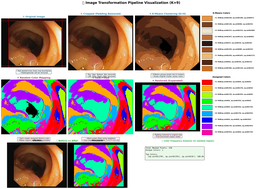
#> input picture asim/transformation_pipeline_visualization.png, 256 x 189 px, shrunk from 3203 x 2359 before the run
$ python kmeans_k_iteration.py --image transformation_pipeline_visualization.png
#> lines starting #> are read from the running program, lines starting #| are printed output that depends on the picture; after the words box and inside, x2 and y2 are one past the last pixel; in counts of white or black regions, pixels touching at a corner belong together
"""
K-Means Dissection: Iterate K from 3 to 9 on a single image
and save the results to a 'result' folder.

Usage:
    python kmeans_k_iteration.py                         # uses default image subi/1.png
    python kmeans_k_iteration.py --image path/to/img.png # uses a custom image
"""

import numpy as np
import matplotlib.pyplot as plt
from PIL import Image
import cv2
import os
import argparse
from collections import Counter
from sklearn.cluster import KMeans


# ============================================
# FUNCTIONS (from kmeandisection.ipynb)
# ============================================

def load_image(path):
    img = Image.open(path)
    img_array = np.array(img)
    if len(img_array.shape) == 3 and img_array.shape[2] == 4:
        img_array = img_array[:, :, :3]
    return img_array


def crop_border(img_array, tolerance=20):
    h, w = img_array.shape[:2]
    corners = [img_array[0, 0], img_array[0, w - 1],
               img_array[h - 1, 0], img_array[h - 1, w - 1]]
    border_color = np.mean(corners, axis=0).astype(np.uint8)

    def is_border(pixel):
        return np.all(np.abs(pixel.astype(int) - border_color.astype(int)) <= tolerance)

    def is_border_line(line, threshold=0.9):
        return sum(1 for p in line if is_border(p)) / len(line) > threshold

    top, bottom, left, right = 0, h - 1, 0, w - 1
    for i in range(h):
        if not is_border_line(img_array[i, :]):
            top = i
            break
    for i in range(h - 1, -1, -1):
        if not is_border_line(img_array[i, :]):
            bottom = i
            break
    for j in range(w):
        if not is_border_line(img_array[:, j]):
            left = j
            break
    for j in range(w - 1, -1, -1):
        if not is_border_line(img_array[:, j]):
            right = j
            break

    return img_array[top:bottom + 1, left:right + 1], border_color, (top, bottom, left, right)


def kmeans_cluster(img_array, k, border_color, tolerance=20):
    pixels = img_array.reshape(-1, 3)

    def is_border(p):
        return np.all(np.abs(p.astype(int) - border_color.astype(int)) <= tolerance)

    non_border_mask = np.array([not is_border(p) for p in pixels])
    non_border_pixels = pixels[non_border_mask]

    if len(non_border_pixels) == 0:
        return np.full(len(pixels), -1), np.zeros((k, 3), dtype=np.uint8)

    kmeans = KMeans(n_clusters=k, random_state=42, n_init=10)
    kmeans.fit(non_border_pixels)

    labels = np.full(len(pixels), -1)
    labels[non_border_mask] = kmeans.predict(non_border_pixels)

    return labels, kmeans.cluster_centers_.astype(np.uint8)


def generate_random_colors(k):
    colors = []
    for i in range(k):
        hue = int(180 * i / k)
        hsv = np.uint8([[[hue, 255, 255]]])
        rgb = cv2.cvtColor(hsv, cv2.COLOR_HSV2RGB)[0][0]
        colors.append(tuple(rgb))
    return colors


def create_clustered_image(shape, labels, random_colors):
    h, w = shape[:2]
    random_img = np.zeros((h * w, 3), dtype=np.uint8)
    for i in range(h * w):
        if labels[i] >= 0:
            random_img[i] = random_colors[labels[i]]
    return random_img.reshape(h, w, 3)


def fill_holes(img, box_sizes=[3, 5, 7, 11, 15]):
    filled = img.copy()
    h, w = img.shape[:2]
    black_mask = np.all(filled <= 10, axis=2)
    positions = list(zip(*np.where(black_mask)))
    cx, cy = h // 2, w // 2
    positions.sort(key=lambda p: (p[0] - cx) ** 2 + (p[1] - cy) ** 2)

    for i, j in positions:
        for box in box_sizes:
            half = box // 2
            t, b = max(0, i - half), min(h, i + half + 1)
            l, r = max(0, j - half), min(w, j + half + 1)
            neighborhood = filled[t:b, l:r].reshape(-1, 3)
            non_black = [tuple(p) for p in neighborhood if np.any(p > 10)]
            if non_black:
                filled[i, j] = Counter(non_black).most_common(1)[0][0]
                break
    return filled


def restore_to_original_shape(processed_img, original_shape, crop_bounds):
    top, bottom, left, right = crop_bounds
    h, w = original_shape[:2]
    restored = np.zeros((h, w, 3), dtype=np.uint8)
    restored[top:bottom + 1, left:right + 1] = processed_img
    return restored


def process_image_for_k(input_path, k):
    """Process a single image with a given K, return the result array."""
    original = load_image(input_path)
    cropped, border_color, crop_bounds = crop_border(original)
    labels, centers = kmeans_cluster(cropped, k, border_color)
    random_colors = generate_random_colors(k)
    kmeans_rand = create_clustered_image(cropped.shape, labels, random_colors)
    filled = fill_holes(kmeans_rand)
    restored = restore_to_original_shape(filled, original.shape, crop_bounds)
    return original, restored


# ============================================
# MAIN: iterate K from 3 to 9
# ============================================

def main():
    parser = argparse.ArgumentParser(
        description="Run K-Means dissection on a single image for K=3..9 and save results."
    )
    parser.add_argument(
        "--image", type=str, default="subi/1.png",
        help="Path to the input image (default: subi/1.png)"
    )
    parser.add_argument(
        "--output", type=str, default="result",
        help="Output folder for results (default: result)"
    )
    args = parser.parse_args()

    input_path = args.image
    output_folder = args.output

    if not os.path.isfile(input_path):
        print(f"Error: image not found at '{input_path}'")
        return

    os.makedirs(output_folder, exist_ok=True)

    k_values = list(range(3, 10))  # K = 3, 4, 5, 6, 7, 8, 9
    results = {}

    print(f"Processing '{input_path}' with K = {k_values} ...")
    for k in k_values:
        print(f"  K={k} ...", end=" ", flush=True)
        original, restored = process_image_for_k(input_path, k)
#> in load_image, img is the input picture: PIL image 256x189 RGBA; mean R, G, B, A 173.1, 158.1, 150.2, 255
#> in crop_border, `corners = [img_array[0, 0], img_array[0, w - 1], img_array[h - 1, 0], ..`: corners = [[255, 255, 255], [255, 255, 255], [255, 255, 255], [255, 255, 255]]
#> in crop_border, `border_color = np.mean(corners, axis=0).astype(np.uint8)`: border_color = [255, 255, 255]
#> the loop in crop_border, `for i in range(h):` made 2 passes
#> top on pass 2: 1
#> the loop in crop_border, `for i in range(h - 1, -1, -1):` made 2 passes
#> bottom on pass 2: 187
#> the loop in crop_border, `for j in range(w):` made 2 passes
#> the loop in crop_border, `for j in range(w - 1, -1, -1):` made 4 passes
#> right on pass 4: 252
#> in process_image_for_k, `cropped, border_color, crop_bounds = crop_border(original)`:
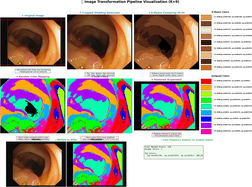
#> cropped: shape (187, 252, 3); mean R, G, B 171, 155.6, 147.4
#> in process_image_for_k, `cropped, border_color, crop_bounds = crop_border(original)`: crop_bounds = (1, 187, 1, 252)
#> in process_image_for_k, `labels, centers = kmeans_cluster(cropped, k, border_color)`: centers = [[52, 56, 21], [138, 157, 202], [215, 107, 49]]
#> in create_clustered_image, `return random_img.reshape(h, w, 3)`:
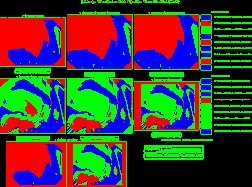
#> returned value: shape (187, 252, 3); mean of channels 0, 1, 2 58, 64.7, 50.4; drawn as R, G, B
#> in fill_holes, `black_mask = np.all(filled <= 10, axis=2)`:
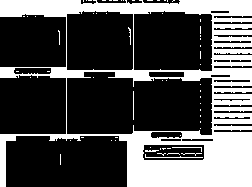
#> black_mask: shape (187, 252) bool; 32.1% white; 63 white regions (56 under 20 px), largest, box (x1, y1, x2, y2) and area: (0, 0, 252, 187) 14760, (145, 154, 203, 158) 62, (172, 147, 202, 152) 34
#> in fill_holes, `positions = list(zip(*np.where(black_mask)))`: positions = 15122 pairs, first value 0 to 186, second value 0 to 251
#> the loop in fill_holes, `for i, j in positions:` made 15122 passes
#> (i, j) on passes 1 to 3: (93, 133), (92, 133), (94, 133)
#> after the loop in fill_holes, `for i, j in positions:`:
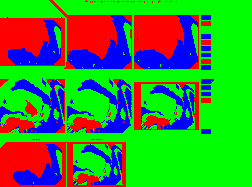
#> filled: shape (187, 252, 3); mean R, G, B 59.9, 144.7, 50.4
#> in restore_to_original_shape, `top, bottom, left, right = crop_bounds`: top = 1; bottom = 187; left = 1; right = 252
#> in restore_to_original_shape, `restored[top:bottom + 1, left:right + 1] = processed_img`:
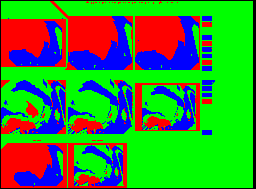
#> restored: shape (189, 256, 3); mean R, G, B 58.3, 140.9, 49.1
        results[k] = restored

        # Save individual result
        out_path = os.path.join(output_folder, f"k{k}.png")
        Image.fromarray(restored).save(out_path)
        print(f"saved → {out_path}")

    # ------------------------------------------------------------------
    # Build a comparison figure: 2 rows
    #   Row 1: original image (spanning all columns)
    #   Row 2: K=3 .. K=9 side-by-side
    # ------------------------------------------------------------------
    n_k = len(k_values)
#> n_k = 7
    fig, axes = plt.subplots(2, n_k, figsize=(4 * n_k, 8))

    # Top row: show the original in the middle, hide the rest
    mid = n_k // 2
#> mid = 3
    for idx in range(n_k):
        axes[0, idx].axis("off")
    axes[0, mid].imshow(original)
    axes[0, mid].set_title("Original", fontsize=14, fontweight="bold")

    # Bottom row: K-means results
    for idx, k in enumerate(k_values):
        axes[1, idx].imshow(results[k])
        axes[1, idx].set_title(f"K = {k}", fontsize=12)
        axes[1, idx].axis("off")

    plt.tight_layout()
    comparison_path = os.path.join(output_folder, "comparison.png")
    fig.savefig(comparison_path, dpi=150, bbox_inches="tight")
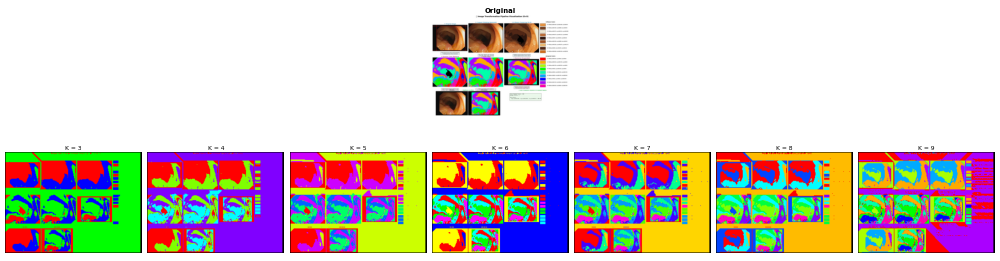
#> figure drawn by matplotlib, 8 panels
    print(f"\nComparison figure saved → {comparison_path}")
    plt.show()


if __name__ == "__main__":
    main()
